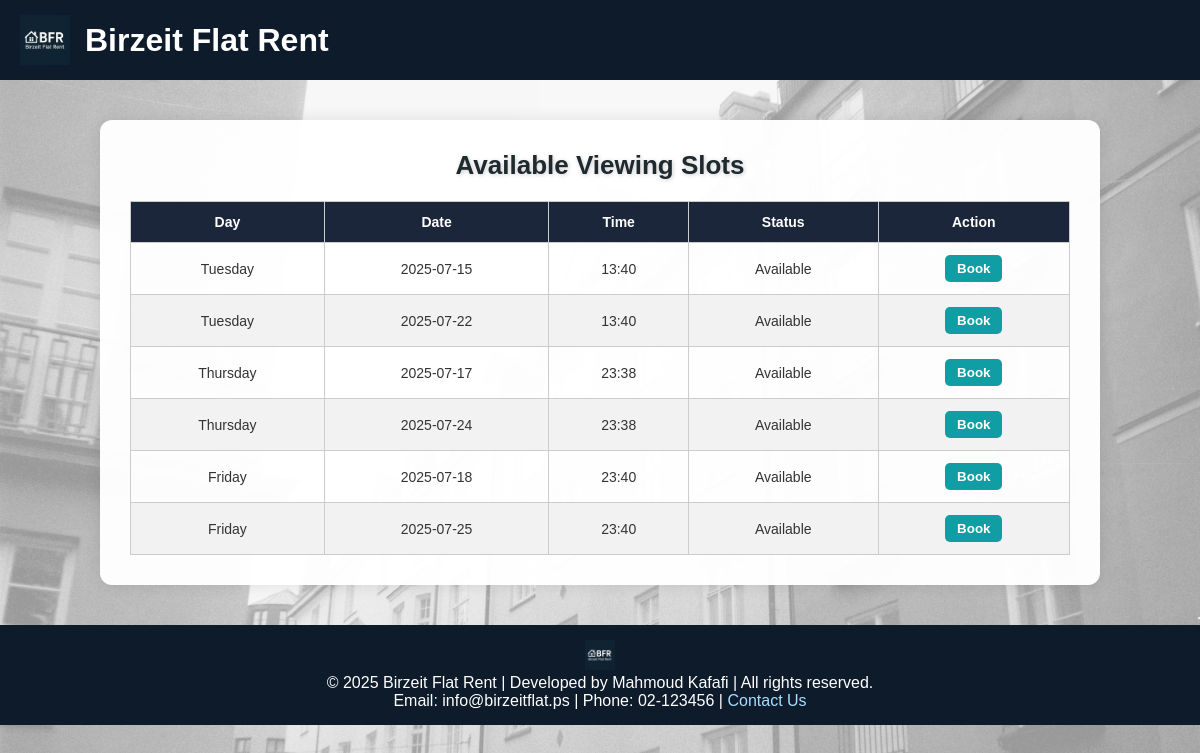
Screenshot of /appointments.php?flat_id=19 (signed in) with the database file from the repository.
### tables this page shows
CREATE TABLE `flat_availability` (
  `availability_id` int NOT NULL,
  `flat_id` int NOT NULL,
  `day_of_week` varchar(20) NOT NULL,
  `time_slot` varchar(10) NOT NULL
);

### appointments.php (the view, shortened to what this page needs)
<?php
require_once 'database.inc.php';
$flat_id = $_GET['flat_id'] ?? null;
$stmt = $pdo->prepare("SELECT * FROM flat_availability WHERE flat_id = ?");
$stmt->execute([$flat_id]);
$slots = $stmt->fetchAll();
$stmt = $pdo->prepare("SELECT appointment_date, appointment_time FROM appointments WHERE flat_id = ? AND status != 'rejected'");
$stmt->execute([$flat_id]);
$booked = $stmt->fetchAll(PDO::FETCH_ASSOC);
$booked_map = [];
foreach ($booked as $b) {
    $booked_map[$b['appointment_date'] . ' ' . $b['appointment_time']] = true;
}
function getUpcomingDatesForDay($day_name) {
    $dates = [];
    $today = new DateTime();
    for ($i = 0; $i < 14; $i++) {
        $date = (clone $today)->modify("+$i days");
        if ($date->format('l') === $day_name) {
            $dates[] = $date;
        }
    }
    return $dates;
}
?>
<!DOCTYPE html>
<html lang="en">
<head>
  <link rel="stylesheet" href="style.css">
</head>
<body class="customer-appointments-page">
<header>
  <div class="logo">
    <img src="images/logo.png" alt="Logo" height="50">
    <h1><a href="home.php" class="site-title">Birzeit Flat Rent</a></h1>
  </div>
</header>
<main class="customer-appointments-main">
  <h2>Available Viewing Slots</h2>
  <table class="customer-appointments-table">
    <thead>
      <tr>
        <th>Day</th>
        <th>Date</th>
        <th>Time</th>
        <th>Status</th>
        <th>Action</th>
      </tr>
    </thead>
    <tbody>
      <?php foreach ($slots as $slot): ?>
        <?php foreach (getUpcomingDatesForDay($slot['day_of_week']) as $dateObj):
          $dateStr = $dateObj->format('Y-m-d');
          $timeStr = $slot['time_slot'];
          $isBooked = isset($booked_map["$dateStr $timeStr"]);
        ?>
          <tr class="<?= $isBooked ? 'appointment-booked-row' : '' ?>">
            <td><?= htmlspecialchars($slot['day_of_week']) ?></td>
            <td><?= $dateStr ?></td>
            <td><?= $timeStr ?></td>
            <td><?= $isBooked ? 'Booked' : 'Available' ?></td>
            <td>
              <?php if (!$isBooked): ?>
                <form method="post" style="margin:0;">
                  <button type="submit" class="appointment-book-btn">Book</button>
                </form>
              <?php else: ?>
                <button class="appointment-disabled-btn" disabled>Unavailable</button>
              <?php endif; ?>
            </td>
          </tr>
        <?php endforeach; ?>
      <?php endforeach; ?>
    </tbody>
  </table>
</main>
<footer>
  <img src="images/logo.png" alt="Mini Logo">
  <p>
    &copy; 2025 Birzeit Flat Rent | Developed by Mahmoud Kafafi | All rights reserved.<br>
    Email: info@birzeitflat.ps | Phone: 02-123456 |
    <a href="contact.php">Contact Us</a>
  </p>
</footer>
</body>
</html>

### style.css (style rules this page uses)
* { margin: 0; padding: 0; box-sizing: border-box; }
body { font-family: 'Segoe UI', Tahoma, Geneva, Verdana, sans-serif; background-color: #f2f2f2; color: #333; }
header { background-color: #0D1B2A ; color: white; padding: 15px 20px; display: flex; justify-content: space-between; align-items: center; }
.logo { display: flex; align-items: center; gap: 15px; }
.logo img { height: 50px; }
.logo h1 .site-title { text-decoration: none; color: white; }
footer img { height: 30px; }
main { flex-grow: 1; background-color: #E0E1DD; }
footer { background-color: #0D1B2A; color: white; padding: 15px; text-align: center; }
footer a { color: #aaddff; text-decoration: none; }
table { width: 100%; border-collapse: collapse; margin-top: 15px; }
th, td { padding: 12px; text-align: center; border: 1px solid #ccc; }
th { background-color: #2E2E2E; color: white; }
tr:nth-child(even) { background-color: #f2f2f2; }
a { transition: all 0.3s ease; }
body.customer-appointments-page { background-image: url('images/back4.jpg'); background-size: cover; background-attachment: fixed; background-position: center; background-repeat: no-repeat; font-family: Arial, sans-serif; margin: 0; position: relative; }
body.customer-appointments-page::before { content: ""; position: fixed; top: 0; left: 0; height: 100%; width: 100%; background-color: rgba(255, 255, 255, 0.6); z-index: -1; }
.customer-appointments-main { padding: 30px; max-width: 1000px; margin: 40px auto; background-color: rgba(255, 255, 255, 0.97); border-radius: 12px; box-shadow: 0 0 15px rgba(0, 0, 0, 0.1); }
.customer-appointments-main h2 { text-align: center; margin-bottom: 20px; color: #1F2A30; font-size: 26px; text-shadow: 1px 1px 4px rgba(0, 0, 0, 0.2); }
.customer-appointments-table { width: 100%; border-collapse: collapse; }
.customer-appointments-table th, .customer-appointments-table td { padding: 12px; border: 1px solid #ccc; text-align: center; font-size: 14px; }
.customer-appointments-table th { background-color: #1B263B; color: white; }
.appointment-book-btn { background-color: #119DA4; color: white; padding: 6px 12px; border: none; border-radius: 5px; font-weight: bold; cursor: pointer; transition: background-color 0.3s; }

### rows the page displays
flat_availability: day_of_week "Tuesday", dateStr "2025-07-15", time_slot "13:40", dateStr "2025-07-22"
flat_availability: day_of_week "Thursday", dateStr "2025-07-17", time_slot "23:38", dateStr "2025-07-24"
flat_availability: day_of_week "Friday", dateStr "2025-07-18", time_slot "23:40", dateStr "2025-07-25"
